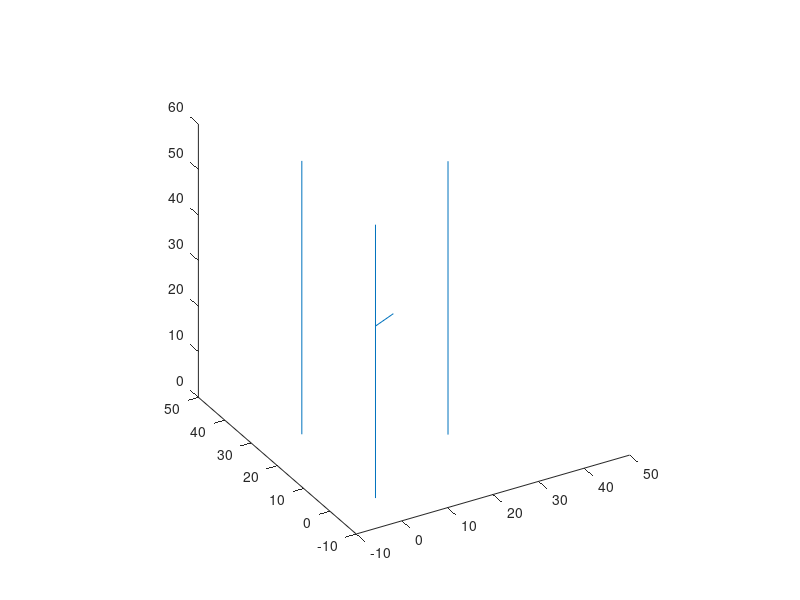

The MATLAB script that drew this image: (Note: this script raises an error after producing the figure.)
figure(3)
x1=0;
y1=0;
z1=0;
x2=0;
y2=28;
z2=0;
x3=24;
y3=14;
z3=0;
kol1 = line([x1 x1],[y1 y1],[0 60])
kol2 = line([x2 x2],[y2 y2],[0 60])
kol3 = line([x3 x3],[y3 y3],[0 60])

view(-30,30)
axis([-10 50 -10 50 0 60])
axis square


xc = 12;
yc= 14;
zc =30;
r=20;
zsilnik1 = zc+sqrt(r^2-(x1-xc)^2-(y1-yc)^2);
zsilnik2 = zc+sqrt(r^2-(x2-xc)^2-(y2-yc)^2);
zsilnik3 = zc+sqrt(r^2-(x3-xc)^2-(y3-yc)^2);


ramie1 = line([xc x1],[yc y1],[zc zsilnik1])
get(ramie1)
ramie1.ZData

ramie2 = line([xc x2],[yc y2],[zc zsilnik2])
get(ramie2)
ramie2.ZData

ramie3 = line([xc x3],[yc y3],[zc zsilnik3])
get(ramie3)
ramie3.ZData

for t =0:0.1:2*pi
xc = 12+sin(t);
yc= 14+cos(t);
zc =30;

zsilnik1 = zc+sqrt(r^2-(x1-xc)^2-(y1-yc)^2);
zsilnik2 = zc+sqrt(r^2-(x2-xc)^2-(y2-yc)^2);
zsilnik3 = zc+sqrt(r^2-(x3-xc)^2-(y3-yc)^2);

ramie1.XData = [xc x1];
ramie1.YData = [yc y1];
ramie1.ZData = [zc zsilnik1];

ramie2.XData = [xc x2];
ramie2.YData = [yc y2];
ramie2.ZData = [zc zsilnik2];


ramie3.XData = [xc x3];
ramie3.YData = [yc y3];
ramie3.ZData = [zc zsilnik3];

if (t>0)
kroki1 = round(200*(zsilnik1-stare1));
kroki2 = round(200*(zsilnik2-stare2));
kroki3 = round(200*(zsilnik3-stare3));

fprintf(s,'x %d y %d z %d \n',[kroki1 kroki2 kroki3])

while s.BytesAvailable == 0
end
while s.BytesAvailable >0
    answ = fscanf(s)
        
end 
end
stare1 = zsilnik1;
stare2 = zsilnik2;
stare3 = zsilnik3;
drawnow;  % wymuszenie wizualizacji w czasie rzeczywistym
end


